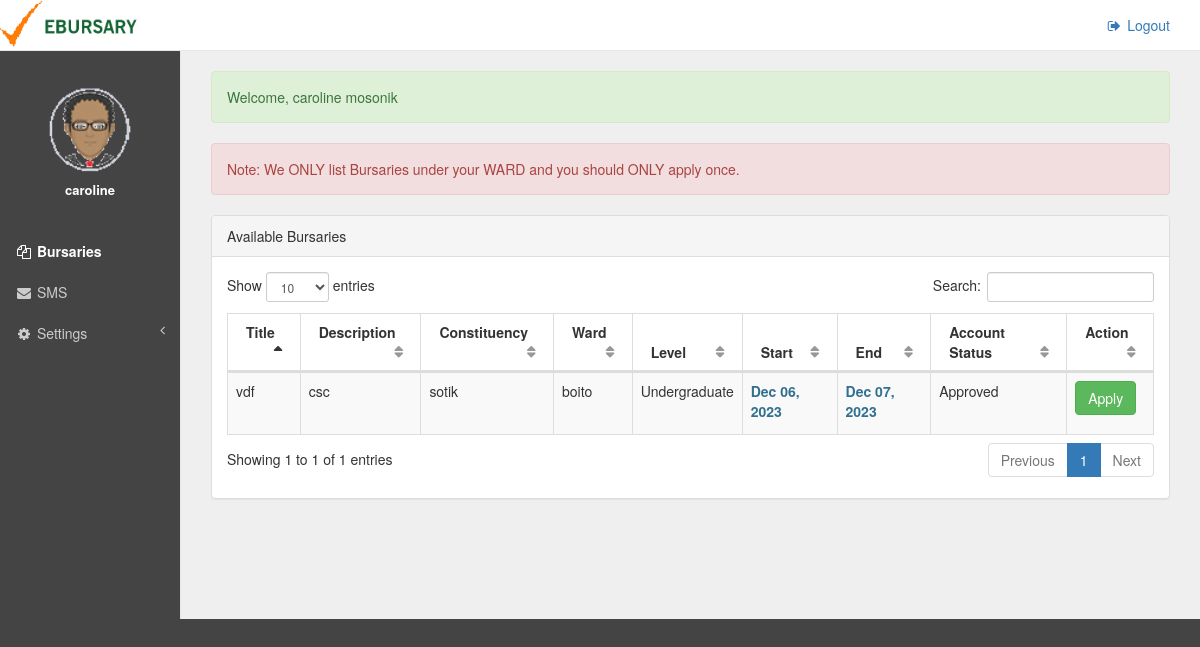
The app's page /applicant/index.php (signed in) with its own data.
### tables this page shows
CREATE TABLE `bursaries` (
  `bursary_id` int(11) NOT NULL,
  `title` varchar(50) NOT NULL,
  `description` text NOT NULL,
  `start` varchar(10) NOT NULL,
  `end` varchar(10) NOT NULL,
  `constituency` text DEFAULT NULL,
  `ward` text NOT NULL,
  `level` varchar(255) NOT NULL
);

CREATE TABLE `users` (
  `id` int(11) NOT NULL,
  `adm` varchar(20) NOT NULL,
  `firstname` varchar(255) NOT NULL,
  `lastname` varchar(255) NOT NULL,
  `email` varchar(255) NOT NULL,
  `phone` varchar(30) NOT NULL,
  `gender` varchar(10) NOT NULL,
  `edulevel` varchar(255) NOT NULL,
  `school` varchar(255) NOT NULL,
  `bank` int(11) NOT NULL,
  `password` varchar(255) NOT NULL,
  `role` int(11) NOT NULL,
  `dob` varchar(11) NOT NULL,
  `constituency` text NOT NULL,
  `ward` text NOT NULL,
  `familystatus` text NOT NULL,
  `status` varchar(255) NOT NULL,
  `family` varchar(255) NOT NULL
);

### applicant/index.php (the view, shortened to what this page needs)
<?php
    require_once '../connect.php';
?>
<!DOCTYPE html>
<html lang="en">
<head>
    <link href="../vendor/bootstrap/css/bootstrap.min.css" rel="stylesheet">
    <link href="../vendor/metisMenu/metisMenu.min.css" rel="stylesheet">
    <link href="../vendor/datatables-plugins/dataTables.bootstrap.css" rel="stylesheet">
    <link href="../vendor/datatables-responsive/dataTables.responsive.css" rel="stylesheet">
    <link href="../dist/css/sb-admin-2.css" rel="stylesheet">
    <link href="../vendor/font-awesome/css/font-awesome.min.css" rel="stylesheet" type="text/css">
    <link href="../css/sley.css" rel="stylesheet" type="text/css">
</head>
<body>
    <div id="wrapper">
        <nav class="navbar navbar-default navbar-static-top" role="navigation" style="margin-bottom: 0; background: #fff">
            <?php include 'header.php'?>
            <?php include 'sidebar.php'?>
        </nav>
        <div id="page-wrapper">
           <br />
           <div class="alert alert-success">
                Welcome, <?php $name = ISSET($_SESSION['firstname']) ? $_SESSION['firstname'].' '.$_SESSION['lastname']:"";echo $name ?>
           </div>
           <div class="alert alert-danger">
                Note: We ONLY list Bursaries under your WARD and you should ONLY apply once.
            </div>
            <div class="row">
                <div class="col-lg-12">
                    <div  id = "act_table" class="panel panel-default">
                        <div class="panel-heading">
                           Available Bursaries
                        </div>
                        <div class="panel-body">
                            <table width="100%" class="table table-striped table-bordered table-hover" id="dataTables-example">
                                <thead>
                                    <tr>
                                        <th>Title</th>
                                        <th>Description</th>
                                        <th>Constituency</th>
                                        <th>Ward</th>
                                        <th>Level</th>
                                        <th>Start</th>
                                        <th>End</th>
                                        <th>Account Status</th>
                                        <th>Action</th>
                                    </tr>
                                </thead>
                                <tbody>
                                <?php
                                $act_query = $conn->query("SELECT * FROM `bursaries` WHERE `ward` = '$_SESSION[ward]' ") or die(mysqli_error($conn));
                                while($act_fetch = $act_query->fetch_array()){
                                    $b_query = $conn->query("SELECT * FROM `users` WHERE  `id` = '$_SESSION[id]' && `edulevel`='$_SESSION[edulevel]' ") or die(mysqli_error($conn));
                                    $b_fetch = $b_query->fetch_array()
                                ?>
                                    <tr class="odd gradeX">
                                        <td><?php echo $act_fetch['title']?></td>
                                        <td><?php echo $act_fetch['description']?></td>
                                        <td><?php echo $act_fetch['constituency']?></td>
                                        <td><?php echo $act_fetch['ward']?></td>
                                        <td><?php echo $act_fetch['level']?></td>
                                        <td><?php echo "<label class = 'text-info'>".date("M d, Y", strtotime($act_fetch['start']))."</label>"?></td>
                                        <td><?php echo "<label class = 'text-info'>".date("M d, Y", strtotime($act_fetch['end']))."</label>"?></td>
                                        <td><?php echo $b_fetch['status']?></td>
                                        <td class="center">
                                         <?php
                                              if($act_fetch['ward'] == $_SESSION['ward' ] && $b_fetch['status'] == 'Approved'){
                                                ?>
                                                <a href = "applicant_details.php?activity_id=<?php echo $act_fetch['bursary_id']?>" class = "btn btn-success">Apply</a>
                                                <?php
                                            }else{
                                                ?>
                                                <a href = "#" class = "btn btn-success" disabled>Apply</a>
                                                <?php
                                              }
                                         ?>
                                        </td>
                                    </tr>
                                <?php
                                    }
                                ?>
                                </tbody>
                            </table>
                        </div>
                    </div>
                </div>
            </div>
        </div>
    </div>
</body>
</html>

### css/sley.css (style rules this page uses)
#page-wrapper { background: #efefef; }

### records on screen
bursaries: title "vdf", description "csc", constituency "sotik", ward "boito", level "Undergraduate", start "Dec 06, 2023", end "Dec 07, 2023", users.status "Approved"

### other values on screen
$name "caroline"
$name "caroline mosonik"
